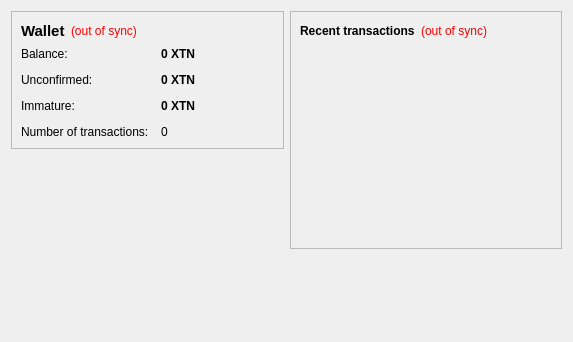
<?xml version="1.0" encoding="UTF-8"?>
<ui version="4.0">
 <class>OverviewPage</class>
 <widget class="QWidget" name="OverviewPage">
  <property name="geometry">
   <rect>
    <x>0</x>
    <y>0</y>
    <width>573</width>
    <height>342</height>
   </rect>
  </property>
  <property name="windowTitle">
   <string>Form</string>
  </property>
  <layout class="QHBoxLayout" name="horizontalLayout" stretch="1,1">
   <item>
    <layout class="QVBoxLayout" name="verticalLayout_2">
     <item>
      <widget class="QFrame" name="frame">
       <property name="frameShape">
        <enum>QFrame::StyledPanel</enum>
       </property>
       <property name="frameShadow">
        <enum>QFrame::Raised</enum>
       </property>
       <layout class="QVBoxLayout" name="verticalLayout_4">
        <item>
         <layout class="QHBoxLayout" name="horizontalLayout_4">
          <item>
           <widget class="QLabel" name="label_5">
            <property name="font">
             <font>
              <pointsize>11</pointsize>
              <weight>75</weight>
              <bold>true</bold>
             </font>
            </property>
            <property name="text">
             <string>Wallet</string>
            </property>
           </widget>
          </item>
          <item>
           <widget class="QLabel" name="labelWalletStatus">
            <property name="toolTip">
             <string>The displayed information may be out of date. Your wallet automatically synchronizes with the TrainCoin network after a connection is established, but this process has not completed yet.</string>
            </property>
            <property name="styleSheet">
             <string notr="true">QLabel { color: red; }</string>
            </property>
            <property name="text">
             <string notr="true">(out of sync)</string>
            </property>
            <property name="alignment">
             <set>Qt::AlignLeading|Qt::AlignLeft|Qt::AlignVCenter</set>
            </property>
           </widget>
          </item>
          <item>
           <spacer name="horizontalSpacer_2">
            <property name="orientation">
             <enum>Qt::Horizontal</enum>
            </property>
            <property name="sizeHint" stdset="0">
             <size>
              <width>40</width>
              <height>20</height>
             </size>
            </property>
           </spacer>
          </item>
         </layout>
        </item>
        <item>
         <layout class="QFormLayout" name="formLayout_2">
          <property name="fieldGrowthPolicy">
           <enum>QFormLayout::AllNonFixedFieldsGrow</enum>
          </property>
          <property name="horizontalSpacing">
           <number>12</number>
          </property>
          <property name="verticalSpacing">
           <number>12</number>
          </property>
          <item row="0" column="0">
           <widget class="QLabel" name="label">
            <property name="text">
             <string>Balance:</string>
            </property>
           </widget>
          </item>
          <item row="0" column="1">
           <widget class="QLabel" name="labelBalance">
            <property name="font">
             <font>
              <weight>75</weight>
              <bold>true</bold>
             </font>
            </property>
            <property name="cursor">
             <cursorShape>IBeamCursor</cursorShape>
            </property>
            <property name="toolTip">
             <string>Your current balance</string>
            </property>
            <property name="text">
             <string notr="true">0 XTN</string>
            </property>
            <property name="textInteractionFlags">
             <set>Qt::LinksAccessibleByMouse|Qt::TextSelectableByKeyboard|Qt::TextSelectableByMouse</set>
            </property>
           </widget>
          </item>
          <item row="1" column="0">
           <widget class="QLabel" name="label_3">
            <property name="text">
             <string>Unconfirmed:</string>
            </property>
           </widget>
          </item>
          <item row="1" column="1">
           <widget class="QLabel" name="labelUnconfirmed">
            <property name="font">
             <font>
              <weight>75</weight>
              <bold>true</bold>
             </font>
            </property>
            <property name="cursor">
             <cursorShape>IBeamCursor</cursorShape>
            </property>
            <property name="toolTip">
             <string>Total of transactions that have yet to be confirmed, and do not yet count toward the current balance</string>
            </property>
            <property name="text">
             <string notr="true">0 XTN</string>
            </property>
            <property name="textInteractionFlags">
             <set>Qt::LinksAccessibleByMouse|Qt::TextSelectableByKeyboard|Qt::TextSelectableByMouse</set>
            </property>
           </widget>
          </item>
          <item row="3" column="0">
           <widget class="QLabel" name="label_2">
            <property name="text">
             <string>Number of transactions:</string>
            </property>
           </widget>
          </item>
          <item row="3" column="1">
           <widget class="QLabel" name="labelNumTransactions">
            <property name="toolTip">
             <string>Total number of transactions in wallet</string>
            </property>
            <property name="text">
             <string notr="true">0</string>
            </property>
           </widget>
          </item>
          <item row="2" column="0">
           <widget class="QLabel" name="labelImmatureText">
            <property name="text">
             <string>Immature:</string>
            </property>
           </widget>
          </item>
          <item row="2" column="1">
           <widget class="QLabel" name="labelImmature">
            <property name="font">
             <font>
              <weight>75</weight>
              <bold>true</bold>
             </font>
            </property>
            <property name="toolTip">
             <string>Mined balance that has not yet matured</string>
            </property>
            <property name="text">
             <string notr="true">0 XTN</string>
            </property>
            <property name="textInteractionFlags">
             <set>Qt::LinksAccessibleByMouse|Qt::TextSelectableByKeyboard|Qt::TextSelectableByMouse</set>
            </property>
           </widget>
          </item>
         </layout>
        </item>
       </layout>
      </widget>
     </item>
     <item>
      <spacer name="verticalSpacer">
       <property name="orientation">
        <enum>Qt::Vertical</enum>
       </property>
       <property name="sizeHint" stdset="0">
        <size>
         <width>20</width>
         <height>40</height>
        </size>
       </property>
      </spacer>
     </item>
    </layout>
   </item>
   <item>
    <layout class="QVBoxLayout" name="verticalLayout_3">
     <item>
      <widget class="QFrame" name="frame_2">
       <property name="frameShape">
        <enum>QFrame::StyledPanel</enum>
       </property>
       <property name="frameShadow">
        <enum>QFrame::Raised</enum>
       </property>
       <layout class="QVBoxLayout" name="verticalLayout">
        <item>
         <layout class="QHBoxLayout" name="horizontalLayout_2">
          <item>
           <widget class="QLabel" name="label_4">
            <property name="text">
             <string>&lt;b&gt;Recent transactions&lt;/b&gt;</string>
            </property>
           </widget>
          </item>
          <item>
           <widget class="QLabel" name="labelTransactionsStatus">
            <property name="toolTip">
             <string>The displayed information may be out of date. Your wallet automatically synchronizes with the TrainCoin network after a connection is established, but this process has not completed yet.</string>
            </property>
            <property name="styleSheet">
             <string notr="true">QLabel { color: red; }</string>
            </property>
            <property name="text">
             <string notr="true">(out of sync)</string>
            </property>
            <property name="alignment">
             <set>Qt::AlignRight|Qt::AlignTrailing|Qt::AlignVCenter</set>
            </property>
           </widget>
          </item>
          <item>
           <spacer name="horizontalSpacer">
            <property name="orientation">
             <enum>Qt::Horizontal</enum>
            </property>
            <property name="sizeHint" stdset="0">
             <size>
              <width>40</width>
              <height>20</height>
             </size>
            </property>
           </spacer>
          </item>
         </layout>
        </item>
        <item>
         <widget class="QListView" name="listTransactions">
          <property name="styleSheet">
           <string notr="true">QListView { background: transparent; }</string>
          </property>
          <property name="frameShape">
           <enum>QFrame::NoFrame</enum>
          </property>
          <property name="verticalScrollBarPolicy">
           <enum>Qt::ScrollBarAlwaysOff</enum>
          </property>
          <property name="horizontalScrollBarPolicy">
           <enum>Qt::ScrollBarAlwaysOff</enum>
          </property>
          <property name="selectionMode">
           <enum>QAbstractItemView::NoSelection</enum>
          </property>
         </widget>
        </item>
       </layout>
      </widget>
     </item>
     <item>
      <spacer name="verticalSpacer_2">
       <property name="orientation">
        <enum>Qt::Vertical</enum>
       </property>
       <property name="sizeHint" stdset="0">
        <size>
         <width>20</width>
         <height>40</height>
        </size>
       </property>
      </spacer>
     </item>
    </layout>
   </item>
  </layout>
 </widget>
 <resources/>
 <connections/>
</ui>
